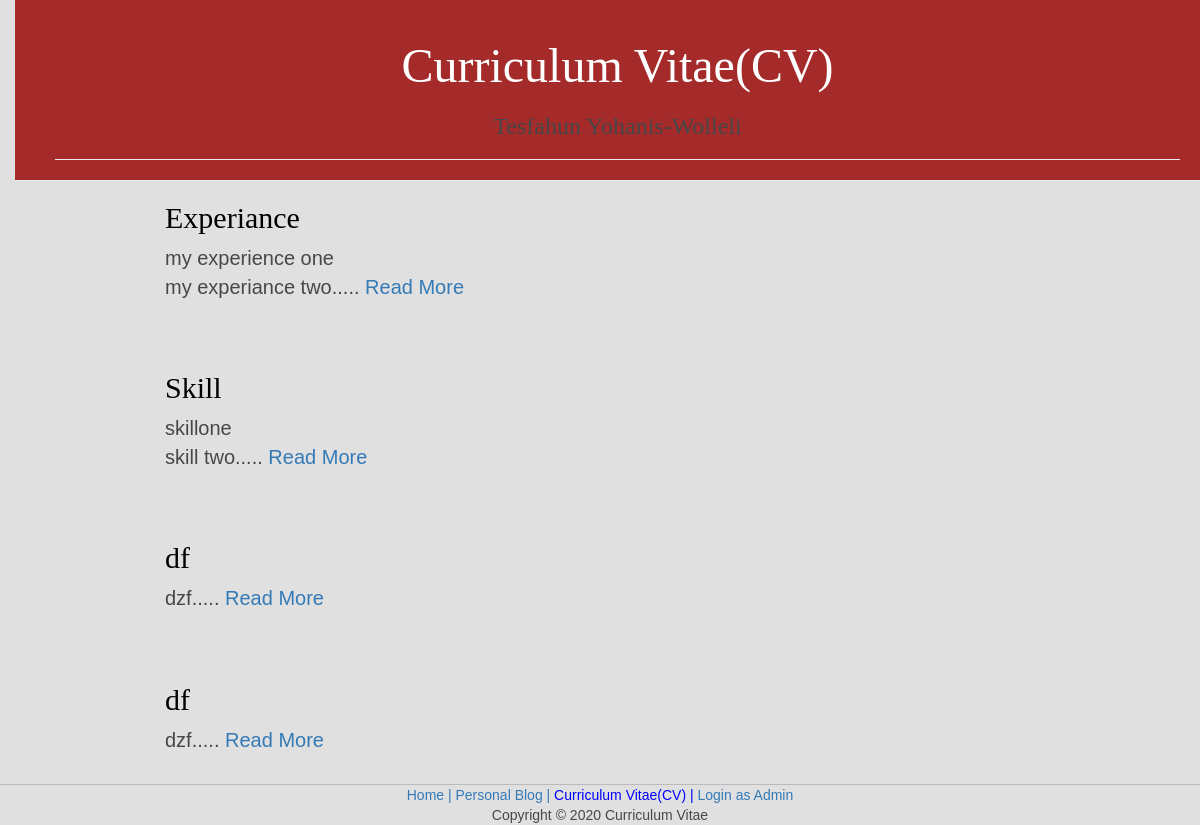
/cv/, run on an earlier commit of the app's database.
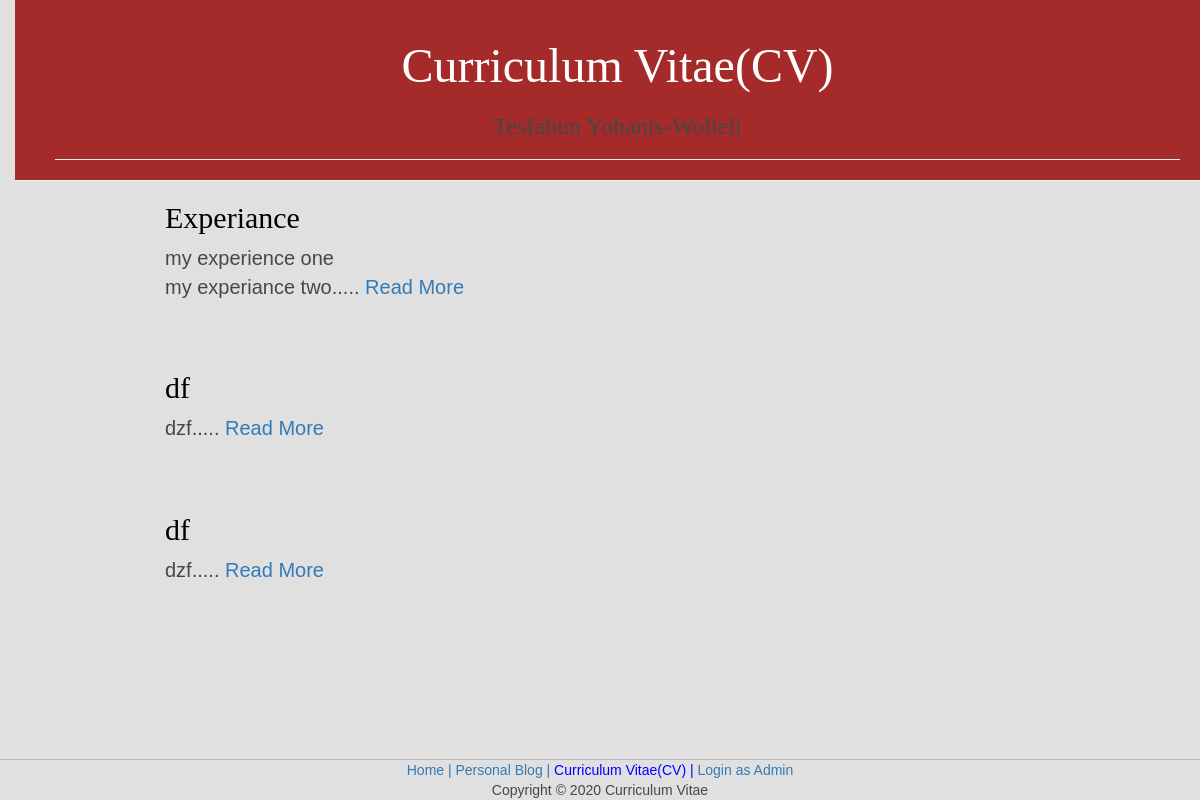
And on a later commit of the database.
### cv/models.py (models this page shows, shortened)
class Cv_section(models.Model):
    title = models.CharField(max_length=200)
    text = models.TextField()
    def snippet(self):
        return self.text[:56]+'.....'
    class Meta:
        verbose_name_plural = "cv_sections"

### cv/views.py (the view)
# urls.py: path('', views.cv_section_list, name='cv_section_list'),
def cv_section_list(request):
    cv_sections = Cv_section.objects.all()
    return render(request, 'cv/cv_sections_list.html', {'cv_sections': cv_sections})

### cv/templates/cv/cv_sections_list.html
{% extends 'cv/base.html' %}
{% block content %}
    {% for cv in cv_sections %}
        <div class="cv">
            <h2><a href="{% url 'cv_section_detail' pk=cv.pk %}">{{ cv.title }}</a></h2>
            <p>{{ cv.snippet|linebreaksbr }}
              <a href="{% url 'cv_section_detail' pk=cv.pk %}" target="_blank">Read More</a>
            </p>
        </div>
    {% endfor %}
{% endblock %}

What changed in the data, as far as the page shows it:
removed Cv_section: title "Skill", snippet "skillone skill two....."
